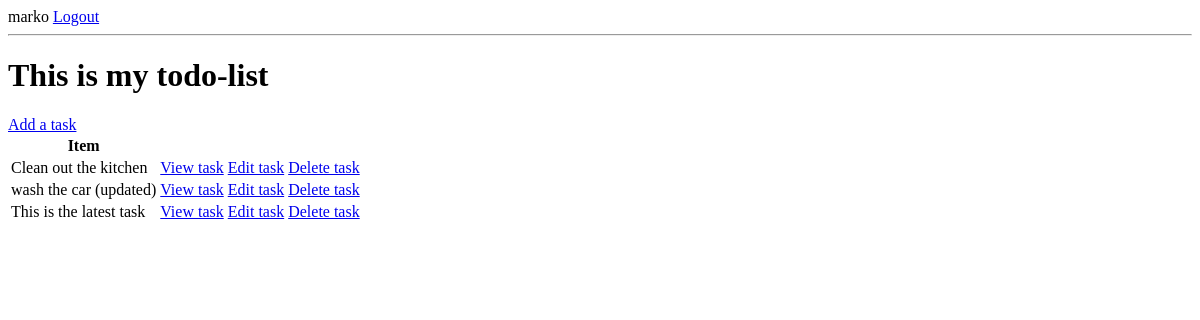
Page / (signed in) on the earlier database version.
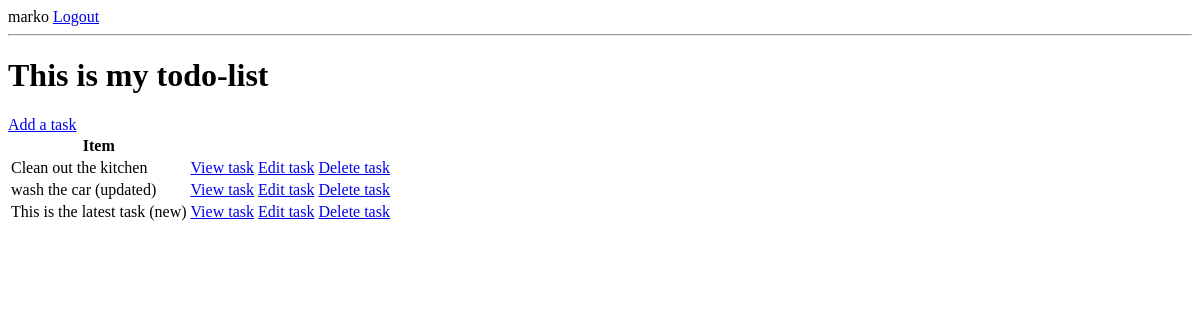
Same page on the later database version.
### base/models.py (models this page shows, shortened)
class Task(models.Model):
    user = models.ForeignKey(User, on_delete=models.CASCADE, null=True, blank=True)
    title = models.CharField(max_length=200)
    description = models.TextField(null=True, blank=True)
    complete = models.BooleanField(default=False) # default value is False
    created = models.DateTimeField(auto_now_add=True) # auto_now_add=True means that the field will be automatically set to now when the object is first created
    class Meta:
        ordering = ['complete']

### base/views.py (the view)
# urls.py: path('', TaskList.as_view(), name='tasks'),
class TaskList(LoginRequiredMixin, ListView):
    model = Task
    context_object_name = 'todo_tasks'

### base/templates/base/task_list.html (shortened to what this page needs)
{% if request.user.is_authenticated %}
    <a href="{% url 'logout' %}">Logout</a>
{% else %}
    <a href="{% url 'login' %}">Login</a>
{% endif %}
<hr>
<h1> This is my todo-list</h1>
<a href="{% url 'create-task' %}">Add a task</a>
<table>
    <tr>
        <th>Item</th>
        <th></th>
        <th></th>
    </tr>
    {% for task in todo_tasks %}
    <tr>
        <td>{{ task.title }}</td>
        <td><a href="{% url 'task' task.id %}">View task</a></td>
        <td><a href="{% url 'task-update' task.id %}">Edit task</a></td>
        <td><a href="{% url 'task-delete' task.id %}">Delete task</a></td>
    </tr>
    {% empty %}
        <tr>
            <td>No tasks!</td>
        </tr>
    {% endfor %}
</table>

Differences in the rows shown:
changed Task: title "This is the latest task" → "This is the latest task (new)"
